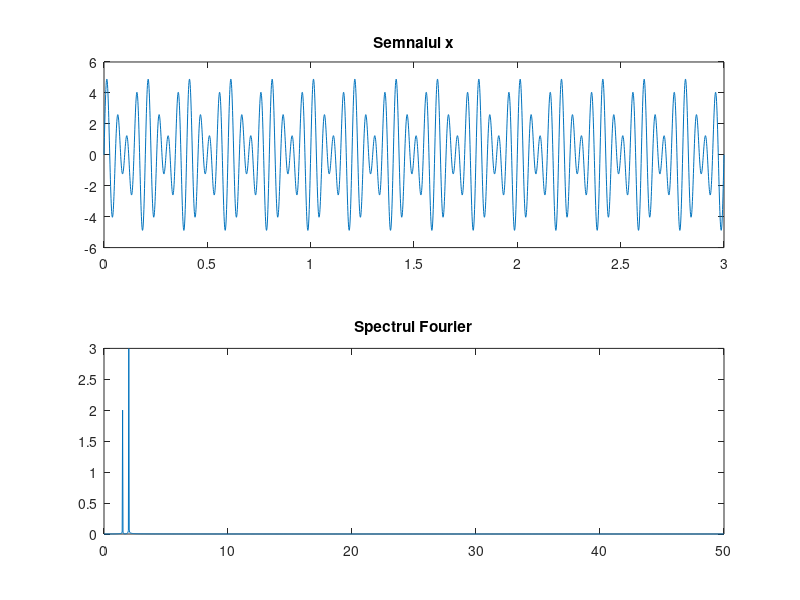

MATLAB code to generate this figure:
% sa se incarce semnalul si sa se reprezinte grafic inclusiv spectrul
% Fourier
load ex1.mat;
Te = 0.01;

N = length(x);
fe = 1 / Te;
X = fft(x);
Xabs = abs(X) / (N/2);
magX = Xabs(1, 1:N/2 + 1);
f = [0: N/2] * fe / N;

subplot(2, 1, 1); plot(t, x); title('Semnalul x');
subplot(2, 1, 2); plot(f, magX); title('Spectrul Fourier'); 
